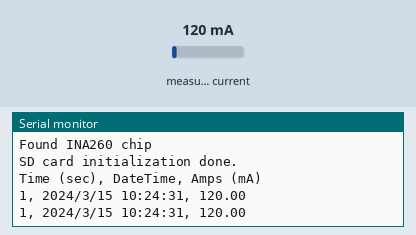
The sketch below on a simulated Arduino Uno, built with avr-gcc and run on an emulated ATmega328P. Parts: the last lines printed to the serial monitor. The inputs (shaded band) are chosen by the test bench; at power-on: measured current 120 mA. The local clock reads 2024-03-15 10:24:30 at power-on unless the sketch sets it; storage starts empty.

Above: at 1.8 s.
1.9 s: measured current set to 40 mA
At 2.6 s:
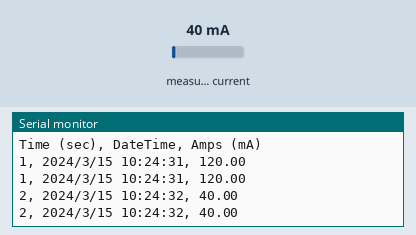
3.4 s: measured current set to 500 mA
At 4.8 s:
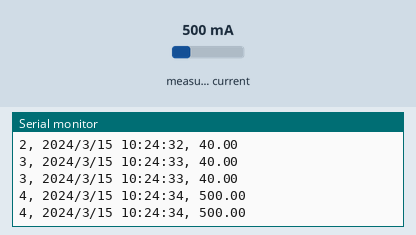
Timing chart, 0 to 6.4 s (numbered marks = the images above; inputs shaded):
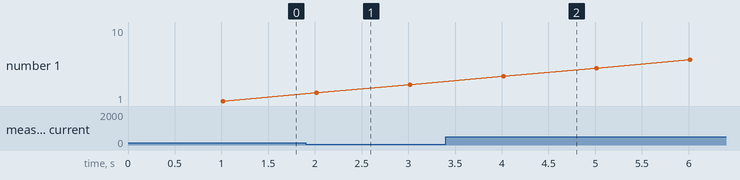

The sketch:

measure_amps.ino
```cpp
/*
This sketch logs the amperage measured across the Adafruit INA260 sensor and logs it to a microSD card
on the EnvrioDIY's Mayfly datalogger.

Sensor Wiring (Adafruit INA260 Sensor):
VCC    --> 3.3V (Arduino)
GND    --> GND (Arduino)
SCL    --> SCL (Arduino)
SDA    --> SDA (Arduino)

The wiring is fairly intuitive and follows I2C. You'll need to solder the header pins to the sensor and then likely connect
these with a breadboard and jumper wires. The Mayfly has a Grove connector that is meant for I2C integration.
You'll just need to use a screw terminal to Grove adapter in order to use a Grove cable. This may be more
secure than just finding and jumpering the wires into the Mayfly headers.

Station wiring:
The current of electricity needs to flow through the screw terminal on the INA260 sensor, going in the
V+ gate and out out the V- gate. If logging current draw for the entire set up, you will want this sensor
on a wire coming right off the positive terminal on your battery powering the station. You'll need a wire going from the positive node
of your battery to the V+ gate of the INA260 and then a wire going from the V- gate of the INA260 to the
station setup like you would normally have.

This SD library only allows short file names, so sticking with "amp.csv" should be fine.

This will record everything in CSV format.

There is some functionality where you can use the Arduino IDE serial monitor to see what is being read, however, it is not necessary to connect your laptop for this program to run after uploading the sketch.

The only thing you should worry about changing are the scanInterval and recordInterval variable declarations.
scanInterval is how often you would like to see the amperage measurement if you are watching your serial monitor.
recordInterval is how often you would like for the Mayfly to make an amperage measurement and record that the microSD card.
*/

// Include the SD library
#include <SD.h>

// This should be included with all Arduino sketches
#include <Arduino.h>
// This library helps with I2C communication
#include <Wire.h>
// Include the RTC library
#include "Sodaq_DS3231.h"

// Include the sensor library
#include <Adafruit_INA260.h>
// Create a new instance of the INA260 class
Adafruit_INA260 ina260 = Adafruit_INA260();

// Declare some needed variables making measurements
unsigned long scanInterval = 1;     // Time between scans within the main loop in seconds
unsigned long recordInterval = 1;   // Time between recorded values in seconds
unsigned long currMillis = 0;       // Timing variable
unsigned long prevMillis = 0;       // Timing variable
unsigned long prevRecordMillis = 0; // Timing variable
unsigned long scanCounter = 0;      // A variable to hold a count of scans
unsigned long recordCounter = 0;    // A variable to hold a count of output recordsint recordNum = 1;

void setup() {
  Serial.begin(115200);
  // Wait until serial port is opened
  while (!Serial) { delay(10); }

  Serial.println("Adafruit INA260 Test");

  // Check to see if the board could find the sensor connected to it
  if (!ina260.begin()) {
    Serial.println("Couldn't find INA260 chip");
    // If it didn't find anything stay stuck in this loop
    while (1);
  }
  Serial.println("Found INA260 chip");

  // Pin 12 is where the CS connection is located on the Mayfly
  if (! SD.begin(12)){
    Serial.println("SD card initialization failed!");
    return;
  }

  // Initialization of the SD card was successful
  Serial.println("SD card initialization done.");

  // Create a new file on the SD card to which you want to write
  // Only one file can be open at a time
  // If you want to use a different file, close this one first
  // NOTE: The file name needs to be 8 characters or less!
  File myFile = SD.open("amp.csv", FILE_WRITE);

  // Print a line of text to the open file
  // Also send the text to the serial port so we can see what's going on
  myFile.println("Snow Station Amperage Draw");
  //Serial.println("Hydroinformatics - Assignment 2");

  // Print a header line to the file with column names
  myFile.println("Time (sec), DateTime, Amps (mA)");
  Serial.println("Time (sec), DateTime, Amps (mA)");

  // Close the file
  myFile.close();
  }

void loop(){
  // Get the current time
  // Number of milliseconds since the program started
  currMillis = millis();

  // Check timing to see if the scan interval has been reached
  if ((currMillis - prevMillis) >= (scanInterval * 1000)){
    // If YES, do a scan
    // Perform measurements and calculations here
    // Get new measurements of temperature and humidity from the sensor
    // aht.getEvent() gets the humidty and temperature values as sensor event objects
    // The "&" in front of the variable passes the memory address of the
    // variable to the function so the function can modify it.
    float current = ina260.readCurrent();

    // Create a string with output for this scan to print to the serial port
    // Use the "+" operator to concatenate strings together
    // The "String()" function converts numbers to strings
    String dateTime = String(rtc.now().year()) + "/" + String(rtc.now().month()) + "/" + String(rtc.now().date()) + " " + String(rtc.now().hour()) + ":" + String(rtc.now().minute()) + ":" + String(rtc.now().second());
    String stringToPrint = String(currMillis/1000) + ", " + dateTime + ", " + String(current);
    Serial.println(stringToPrint);

    // Manage the timing variables to reflect that I just finished a scan
    prevMillis = currMillis;

    // Check to see if it's time to record data
    if ((currMillis - prevRecordMillis) >= (recordInterval * 1000)){
      // Record a data record - for now print to the serial port
      // A later example will show how to write to a file
      // ----------------------------------------------------------------
      // Calculate the average value of the random number

      File myFile = SD.open("amp.csv", FILE_WRITE);

      // Create a string to record the output data to the serial port
      String recordToPrint = String(currMillis / 1000) + ", " + dateTime + ", " + String(current);
      Serial.println(recordToPrint);
      myFile.println(recordToPrint);

      // Manage the timing variables to reflect that I just recorded data
      // and reset the scanCounter and randomSum variables for the next scan
      prevRecordMillis = currMillis;

      myFile.close();
    }
  }
}
```

Measured:
- after the input at 1.9 s, the serial monitor: prints a new line after 0.11 s (image 1)
- after the input at 3.4 s, the serial monitor: prints a new line after 0.61 s (image 2)
